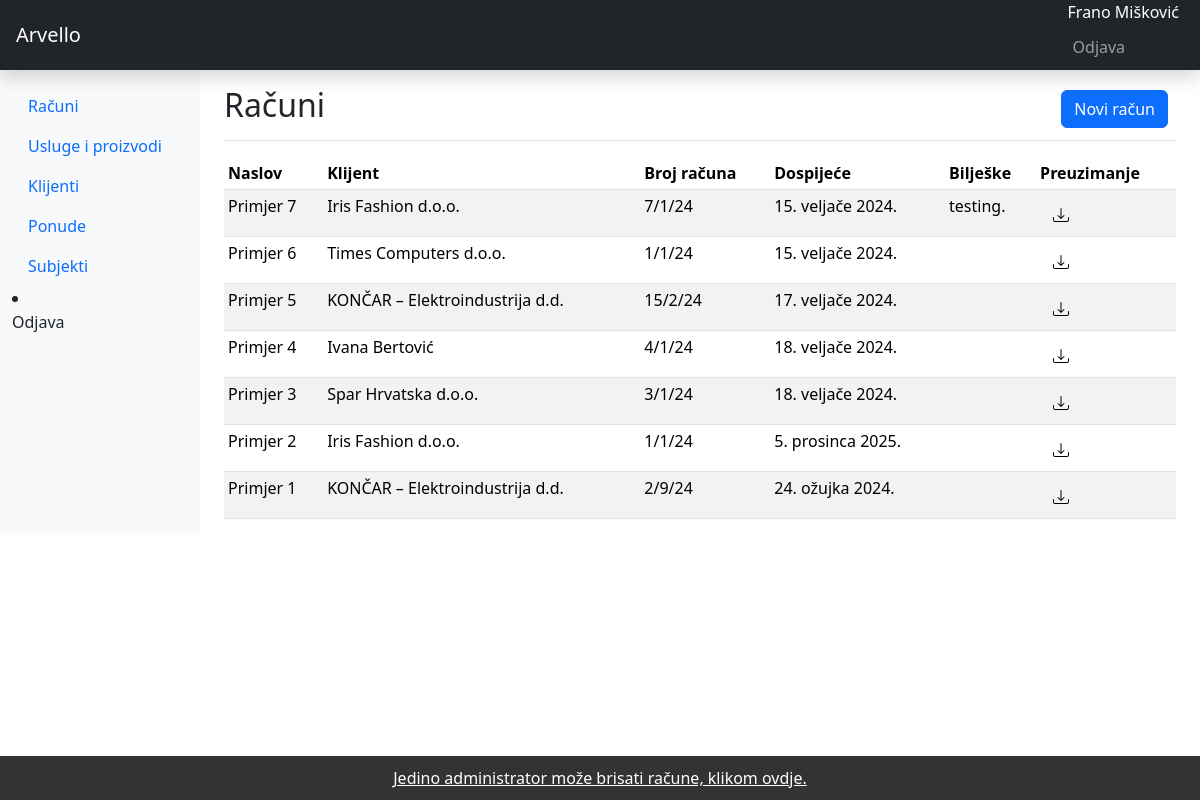
Page /invoices/ (signed in) on the committed database.
### arvelloapp/models.py (models this page shows, shortened)
class Invoice(models.Model):
    title = models.CharField(null=True, blank=True, max_length=100)
    number = models.CharField(null=True, blank=True, max_length=100)
    dueDate = models.DateField(null=True, blank=True)
    notes = models.TextField(null=True, blank=True)
    client = models.ForeignKey(Client, blank=True, null=True, on_delete=models.SET_NULL)
    product = models.ManyToManyField(Product, blank=True)
    subject = models.ForeignKey(Company, blank=True, null=True, on_delete=models.SET_NULL)
    uniqueId = models.CharField(null=True, blank=True, max_length=100, unique=True)
    slug = models.SlugField(max_length=500, unique=True, blank=True, null=True)
    date_created = models.DateTimeField(blank=True, null=True)
    date = models.DateField(blank=True, null=True)
    last_updated = models.DateTimeField(blank=True, null=True)

class Client(models.Model):
    PROVINCES = [
    ("ZAGREBAČKA ŽUPANIJA", "ZAGREBAČKA ŽUPANIJA"),
    ("KRAPINSKO-ZAGORSKA ŽUPANIJA", "KRAPINSKO-ZAGORSKA ŽUPANIJA"),
    ("SISAČKO-MOSLAVAČKA ŽUPANIJA", "SISAČKO-MOSLAVAČKA ŽUPANIJA"),
    ("KARLOVAČKA ŽUPANIJA", "KARLOVAČKA ŽUPANIJA"),
    ("VARAŽDINSKA ŽUPANIJA", "VARAŽDINSKA ŽUPANIJA"),
    ("KOPRIVNIČKO-KRIŽEVAČKA ŽUPANIJA", "KOPRIVNIČKO-KRIŽEVAČKA ŽUPANIJA"),
    ("BJELOVARSKO-BILOGORSKA ŽUPANIJA", "BJELOVARSKO-BILOGORSKA ŽUPANIJA"),
    ("PRIMORSKO-GORANSKA ŽUPANIJA", "PRIMORSKO-GORANSKA ŽUPANIJA"),
    ("LIČKO-SENJSKA ŽUPANIJA", "LIČKO-SENJSKA ŽUPANIJA"),
    ("VIROVITIČKO-PODRAVSKA ŽUPANIJA", "VIROVITIČKO-PODRAVSKA ŽUPANIJA"),
    ("POŽEŠKO-SLAVONSKA ŽUPANIJA", "POŽEŠKO-SLAVONSKA ŽUPANIJA"),
    ("BRODSKO-POSAVSKA ŽUPANIJA", "BRODSKO-POSAVSKA ŽUPANIJA"),
    ("ZADARSKA ŽUPANIJA", "ZADARSKA ŽUPANIJA"),
    ("OSJEČKO-BARANJSKA ŽUPANIJA", "OSJEČKO-BARANJSKA ŽUPANIJA"),
    ("ŠIBENSKO-KNINSKA ŽUPANIJA", "ŠIBENSKO-KNINSKA ŽUPANIJA"),
    ("VUKOVARSKO-SRIJEMSKA ŽUPANIJA", "VUKOVARSKO-SRIJEMSKA ŽUPANIJA"),
    ("SPLITSKO-DALMATINSKA ŽUPANIJA", "SPLITSKO-DALMATINSKA ŽUPANIJA"),
    ("ISTARSKA ŽUPANIJA", "ISTARSKA ŽUPANIJA"),
    ("DUBROVAČKO-NERETVANSKA ŽUPANIJA", "DUBROVAČKO-NERETVANSKA ŽUPANIJA"),
    ("MEĐIMURSKA ŽUPANIJA", "MEĐIMURSKA ŽUPANIJA"),
    ("GRAD ZAGREB", "GRAD ZAGREB"),
    ("INOZEMSTVO / NIJE PRIMJENJIVO", "INOZEMSTVO / NIJE PRIMJENJIVO")
    ]
    clientTypes = [
    ("Fizička osoba", "Fizička osoba"),
    ("Pravna osoba", "Pravna osoba"),
    ]
    vatcountry = ["AF", "AX", "AL", "DZ", "AS", "AD", "AO", "AI", "AQ", "AG", "AR",
    "AM", "AW", "AU", "AT", "AZ", "BS", "BH", "BD", "BB", "BY", "BE",
    "BZ", "BJ", "BM", "BT", "BO", "BQ", "BA", "BW", "BV", "BR", "IO",
    "BN", "BG", "BF", "BI", "CV", "KH", "CM", "CA", "KY", "CF", "TD",
    "CL", "CN", "CX", "CC", "CO", "KM", "CG", "CD", "CK", "CR", "CI",
    "HR", "CU", "CW", "CY", "CZ", "DK", "DJ", "DM", "DO", "EC", "EG",
    "SV", "GQ", "ER", "EE", "ET", "FK", "FO", "FJ", "FI", "FR", "GF",
    "PF", "TF", "GA", "GM", "GE", "DE", "GH", "GI", "GR", "GL", "GD",
    "GP", "GU", "GT", "GG", "GN", "GW", "GY", "HT", "HM", "VA", "HN",
    "HK", "HU", "IS", "IN", "ID", "IR", "IQ", "IE", "IM", "IL", "IT",
    "JM", "JP", "JE", "JO", "KZ", "KE", "KI", "KP", "KR", "KW", "KG",
    "LA", "LV", "LB", "LS", "LR", "LY", "LI", "LT", "LU", "MO", "MK",
    "MG", "MW", "MY", "MV", "ML", "MT", "MH", "MQ", "MR", "MU", "YT",
    "MX", "FM", "MD", "MC", "MN", "ME", "MS", "MA", "MZ", "MM", "NA",
    "NR", "NP", "NL", "NC", "NZ", "NI", "NE", "NG", "NU", "NF", "MP",
    "NO", "OM", "PK", "PW", "PS", "PA", "PG", "PY", "PE", "PH", "PN",
    "PL", "PT", "PR", "QA", "RE", "RO", "RU", "RW", "BL", "SH", "KN",
    "LC", "MF", "PM", "VC", "WS", "SM", "ST", "SA", "SN", "RS", "SC",
    "SL", "SG", "SX", "SK", "SI", "SB", "SO", "ZA", "GS", "SS", "ES",
    "LK", "SD", "SR", "SJ", "SZ", "SE", "CH", "SY", "TW", "TJ", "TZ",
    "TH", "TL", "TG", "TK", "TO", "TT", "TN", "TR", "TM", "TC", "TV",
    "UG", "UA", "AE", "GB", "US", "UM", "UY", "UZ", "VU", "VE", "VN",
    "VG", "VI", "WF", "EH", "YE", "ZM", "ZW"]
    clientName = models.CharField(null=True, blank=True, max_length=200)
    addressLine1 = models.CharField(null=True, blank=True, max_length=200)
    province = models.CharField(choices=PROVINCES, blank=True, max_length=100)
    postalCode = models.CharField(null=True, blank=True, max_length=5)
    phoneNumber = models.CharField(null=True, blank=True, max_length=40, validators=[validate_phone_number])
    emailAddress = models.CharField(null=True, blank=True, max_length=100)
    clientUniqueId = models.CharField(null=True, blank=True, max_length=4, unique=True, validators=[RegexValidator(r'^\d{4}$', 'Idetifikacijski broj klijenta mora sadržavati točno 4 broja.')])
    clientType = models.CharField(choices=clientTypes, blank=True, max_length=40)
    OIB = models.CharField(null=True, blank=True, max_length=11, unique=True, validators=[RegexValidator(r'^\d{11}$', 'OIB mora sadržavati točno 11 broja.')])
    SustavPDVa = models.BooleanField(default=False)
    VATID = models.CharField(null=True, blank=True, max_length=13, unique=True, validators=[RegexValidator(r'^[A-Za-z0-9]{13}$', 'Porezni identifikacijski broj mora sadržavati točno 13 karaktera, prva dva karaktera moraju biti identifikatori države, a ostalih 11 karaktera moraju biti brojevi koji označavaju entitet.')])
    uniqueId = models.CharField(null=True, blank=True, max_length=100)
    slug = models.SlugField(max_length=500, unique=True, blank=True, null=True)
    date_created = models.DateTimeField(blank=True, null=True)
    last_updated = models.DateTimeField(blank=True, null=True)
    def __str__(self):
        return '{} {}'.format(self.clientName, self.uniqueId)

### arvelloapp/views.py (the view, shortened to what this page needs)
# urls.py: path('invoices/', views.invoices, name='invoices'),
@login_required
def invoices(request):
    context = {}
    invoices = Invoice.objects.all()
    context['invoices'] = invoices
    if request.method == 'GET':
        form = InvoiceForm()
        context['form'] = form
        return render(request, 'invoices.html', context)

### arvelloapp/models.py (called while the page is built)
    def __str__(self):
        return '{} {}'.format(self.clientName, self.uniqueId)

    def __str__(self):
        return '{} {}'.format(self.title, self.uniqueId)

### arvelloapp/templates/invoices.html (shortened to what this page needs)
{% extends 'base.html' %}
{% load static %}
{% load crispy_forms_tags %}
{% block main %}
<main class="col-md-9 ms-sm-auto col-lg-10 px-md-4">
  <div class="d-flex justify-content-between flex-wrap flex-md-nowrap align-items-center pt-3 pb-2 mb-3 border-bottom">
    <h1 class="h2">Računi</h1>
    <div class="btn-toolbar mb-2 mb-md-0">
      <div class="btn-group me-2">
        <button href="#addInvoiceModal" type="button" class="btn btn-primary" data-bs-toggle="modal">Novi račun</button>
      </div>
    </div>
  </div>
  <div class="table-responsive">
    <table class="table table-striped table-sm">
      <thead>
        <tr>
          <th scope="col">Naslov</th>
          <th scope="col">Klijent</th>
          <th scope="col">Broj računa</th>
          <th scope="col">Dospijeće</th>
          <th scope="col">Bilješke</th>
          <th scope="col">Preuzimanje</th>
        </tr>
      </thead>
      <tbody>
        {% for invoice in invoices %}
      <tr>
        <td>{{invoice.title}}</td>
        <td>{{invoice.client.clientName}}</td>
        <td>{{invoice.number}}</td>
        <td>{{invoice.dueDate}}</td>
        <td>{{invoice.notes}}</td>
        <td><a href="{% url 'invoice_pdf' invoice.id %}"><button type="button" class="btn"><img src="{% static 'img/download.svg' %}" alt="Download icon" width="16" height="16"></button></a></td>
      </tr>
        {% endfor %}
      </tbody>
    </table>
  </div>
  <footer> <a href="{% url 'admin:arvelloapp_invoice_changelist' %}" style="color: white;">Jedino administrator može brisati račune, klikom ovdje.</a> </footer>
</main>
{% endblock %}

### arvelloapp/templates/base.html (shortened to what this page needs)
{% load static %}
{% load crispy_forms_tags %}
<!doctype html>
<html lang="hr">
  <head>
    <link href="{% static '/css/bootstrap.min.css' %}" rel="stylesheet">
  </head>
  <body>
<header class="navbar navbar-dark sticky-top bg-dark flex-md-nowrap p-0 shadow">
  <a class="navbar-brand col-md-3 col-lg-2 me-0 px-3" href="#">Arvello</a>
  <div class="navbar-nav">
    <div class="nav-item text-nowrap">
      <a style="color:white; margin: 6px; padding-right: 15px; margin-top: 10px;">{{request.user.get_full_name}}</a>
      <a class="nav-link px-2" href="{% url 'logout' %}" style="font-size: 1em; margin: 3px;">Odjava</a>
    </div>
  </div>
</header>
<div class="container-fluid">
  <div class="row">
    <nav id="sidebarMenu" class="col-md-3 col-lg-2 d-md-block bg-light sidebar collapse">
      <div class="position-sticky pt-3">
        <ul class="nav flex-column">
          <li class="nav-item">
            <a class="nav-link" href="{% url 'invoices' %}">
              Računi
            </a>
          </li>
          <li class="nav-item">
            <a class="nav-link" href="{% url 'products' %}">
              Usluge i proizvodi
            </a>
          </li>
          <li class="nav-item">
            <a class="nav-link" href="{% url 'clients' %}">
              Klijenti
            </a>
          </li>
          <li class="nav-item">
            <a class="nav-link" href="{% url 'offers' %}">
              Ponude
            </a>
          </li>
          <li class="nav-item">
            <a class="nav-link" href="{% url 'companies' %}">
              Subjekti
            </a>
          </li>
        </ul>
          <li class="nav-item">
            <a class="nav-link" href="/logout">
              Odjava
            </a>
          </li>
      </div>
    </nav>
  {% block main %}
  {% endblock %}
  </div>
</div>
</html>

### arvelloapp/templates/base.html (style rules this page uses)
footer { position: fixed; left: 0; bottom: 0; width: 100%; background-color: #333; color: white; text-align: center; padding: 10px 0; }

### rows in the picture
Invoice: title "Primjer 7", client.clientName "Iris Fashion d.o.o.", number "7/1/24", dueDate "15. veljače 2024.", notes "testing."
Invoice: title "Primjer 6", client.clientName "Times Computers d.o.o.", number "1/1/24", dueDate "15. veljače 2024."
Invoice: title "Primjer 5", client.clientName "KONČAR – Elektroindustrija d.d.", number "15/2/24", dueDate "17. veljače 2024."
Invoice: title "Primjer 4", client.clientName "Ivana Bertović", number "4/1/24", dueDate "18. veljače 2024."
Invoice: title "Primjer 3", client.clientName "Spar Hrvatska d.o.o.", number "3/1/24", dueDate "18. veljače 2024."
Invoice: title "Primjer 2", client.clientName "Iris Fashion d.o.o.", number "1/1/24", dueDate "5. prosinca 2025."
Invoice: title "Primjer 1", client.clientName "KONČAR – Elektroindustrija d.d.", number "2/9/24", dueDate "24. ožujka 2024."

### other values in the picture
{{ request.user.get_full_name }} "Frano Mišković"
